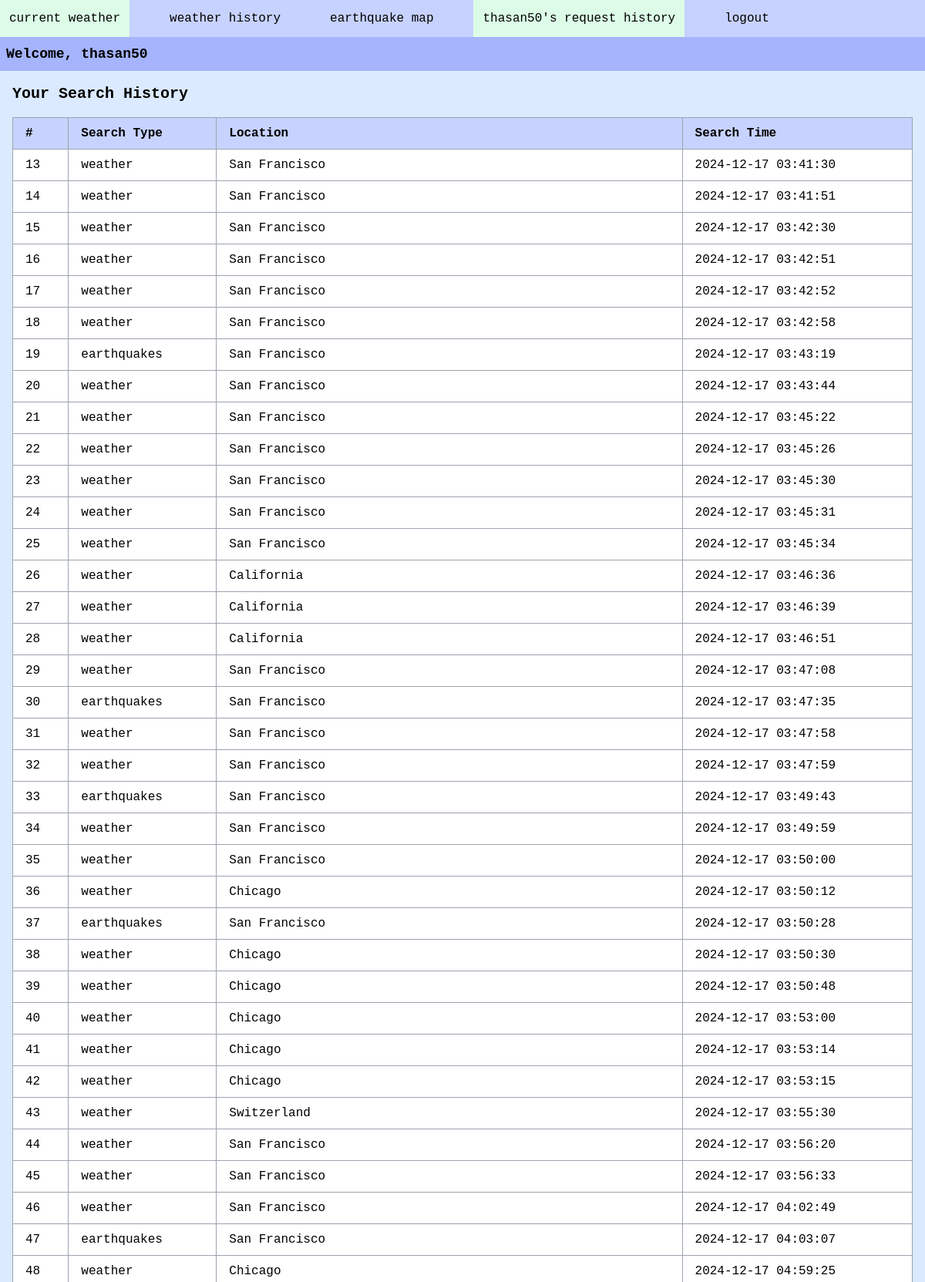
The app's page /user_history (signed in, upper part) with its own data.
### tables this page shows
CREATE TABLE users (user_id INTEGER PRIMARY KEY AUTOINCREMENT, username TEXT, password TEXT, created_at TEXT, last_login TEXT);

CREATE TABLE userHistory (history_id INTEGER PRIMARY KEY AUTOINCREMENT, user_id INTEGER, search_type TEXT, location_name TEXT, search_time TEXT);

### __init__.py (the view)
@app.route("/user_history")
def user_history():
    if 'username' not in session:
        return redirect("/login")
    print(db.getTableData("users", "username", session['username'])[0])
    history_data = db.getAllHistory(db.getTableData("users", "username", session['username'])[0])
    return render_template("user_history.html", username=session['username'], history=history_data)

### db.py (called while the page is built)
def getTableData(table, valueType, value):
    db = sqlite3.connect(DB_FILE, check_same_thread=False)
    c = db.cursor()
    c.execute("SELECT * FROM " + table + " WHERE " + valueType + " = ?", (value,))
    result = c.fetchone()
    db.close()
    if result:
        return result
    else:
        return -1

def getAllHistory(userID):
    db = sqlite3.connect(DB_FILE, check_same_thread=False)
    c = db.cursor()
    c.execute("SELECT * FROM userHistory WHERE user_id = ?", (userID,))
    result = c.fetchall()
    db.close()
    if result:
        return result
    else:
        return -1

### templates/user_history.html (shortened to what this page needs)
<!DOCTYPE html>
<html lang="en" dir="ltr">
  <head>
      <script src="https://cdn.tailwindcss.com"></script>
  </head>
  <body class="font-mono bg-blue-100">
    <ul class="flex bg-indigo-200 space-x-10 h-12 items-center">
        <li><a class="flex hover:bg-green-100 p-3" href="/">current weather</a></li>
        <li><a class="flex hover:bg-green-100 p-3" href="/history">weather history</a></li>
        <li><a class="flex hover:bg-green-100 p-3" href="/earthquake">earthquake map</a></li>
        <li><a class="bg-green-100 flex hover:bg-green-100 p-3" href="/user_history">{{ username }}'s request history</a></li>
        <li><a class="flex hover:bg-green-100 p-3" href="/logout">logout</a></li>
    </ul>
    <h1 class="p-2 bg-indigo-300 text-lg font-bold">Welcome, {{ username }}</h1>
    <div class="p-4">
      <h2 class="text-xl font-semibold mb-4">Your Search History</h2>
      {% if history %}
      <div class="overflow-x-auto">
        <table class="table-auto border-collapse border border-gray-400 w-full bg-white">
          <thead class="bg-indigo-200">
            <tr>
              <th class="border border-gray-400 px-4 py-2 text-left">#</th>
              <th class="border border-gray-400 px-4 py-2 text-left">Search Type</th>
              <th class="border border-gray-400 px-4 py-2 text-left">Location</th>
              <th class="border border-gray-400 px-4 py-2 text-left">Search Time</th>
            </tr>
          </thead>
          <tbody>
            {% for entry in history %}
            <tr class="hover:bg-gray-200">
              <td class="border border-gray-400 px-4 py-2">{{ entry[0] }}</td>
              <td class="border border-gray-400 px-4 py-2">{{ entry[2] }}</td>
              <td class="border border-gray-400 px-4 py-2">{{ entry[3] }}</td>
              <td class="border border-gray-400 px-4 py-2">{{ entry[4] }}</td>
            </tr>
            {% endfor %}
          </tbody>
        </table>
      </div>
      {% else %}
      <p class="p-3 bg-red-100 rounded-lg">No search history found.</p>
      {% endif %}
    </div>
  </body>
</html>

### records on screen
users: username "thasan50"
userHistory: history_id "13", search_type "weather", location_name "San Francisco", search_time "2024-12-17 03:41:30"
userHistory: history_id "14", search_type "weather", location_name "San Francisco", search_time "2024-12-17 03:41:51"
userHistory: history_id "15", search_type "weather", location_name "San Francisco", search_time "2024-12-17 03:42:30"
userHistory: history_id "16", search_type "weather", location_name "San Francisco", search_time "2024-12-17 03:42:51"
userHistory: history_id "17", search_type "weather", location_name "San Francisco", search_time "2024-12-17 03:42:52"
userHistory: history_id "18", search_type "weather", location_name "San Francisco", search_time "2024-12-17 03:42:58"
userHistory: history_id "19", search_type "earthquakes", location_name "San Francisco", search_time "2024-12-17 03:43:19"
userHistory: history_id "20", search_type "weather", location_name "San Francisco", search_time "2024-12-17 03:43:44"
userHistory: history_id "21", search_type "weather", location_name "San Francisco", search_time "2024-12-17 03:45:22"
userHistory: history_id "22", search_type "weather", location_name "San Francisco", search_time "2024-12-17 03:45:26"
userHistory: history_id "23", search_type "weather", location_name "San Francisco", search_time "2024-12-17 03:45:30"
userHistory: history_id "24", search_type "weather", location_name "San Francisco", search_time "2024-12-17 03:45:31"
userHistory: history_id "25", search_type "weather", location_name "San Francisco", search_time "2024-12-17 03:45:34"
userHistory: history_id "26", search_type "weather", location_name "California", search_time "2024-12-17 03:46:36"
userHistory: history_id "27", search_type "weather", location_name "California", search_time "2024-12-17 03:46:39"
userHistory: history_id "28", search_type "weather", location_name "California", search_time "2024-12-17 03:46:51"
userHistory: history_id "29", search_type "weather", location_name "San Francisco", search_time "2024-12-17 03:47:08"
userHistory: history_id "30", search_type "earthquakes", location_name "San Francisco", search_time "2024-12-17 03:47:35"
userHistory: history_id "31", search_type "weather", location_name "San Francisco", search_time "2024-12-17 03:47:58"
userHistory: history_id "32", search_type "weather", location_name "San Francisco", search_time "2024-12-17 03:47:59"
userHistory: history_id "33", search_type "earthquakes", location_name "San Francisco", search_time "2024-12-17 03:49:43"
userHistory: history_id "34", search_type "weather", location_name "San Francisco", search_time "2024-12-17 03:49:59"
userHistory: history_id "35", search_type "weather", location_name "San Francisco", search_time "2024-12-17 03:50:00"
userHistory: history_id "36", search_type "weather", location_name "Chicago", search_time "2024-12-17 03:50:12"
userHistory: history_id "37", search_type "earthquakes", location_name "San Francisco", search_time "2024-12-17 03:50:28"
userHistory: history_id "38", search_type "weather", location_name "Chicago", search_time "2024-12-17 03:50:30"
userHistory: history_id "39", search_type "weather", location_name "Chicago", search_time "2024-12-17 03:50:48"
userHistory: history_id "40", search_type "weather", location_name "Chicago", search_time "2024-12-17 03:53:00"
userHistory: history_id "41", search_type "weather", location_name "Chicago", search_time "2024-12-17 03:53:14"
userHistory: history_id "42", search_type "weather", location_name "Chicago", search_time "2024-12-17 03:53:15"
userHistory: history_id "43", search_type "weather", location_name "Switzerland", search_time "2024-12-17 03:55:30"
userHistory: history_id "44", search_type "weather", location_name "San Francisco", search_time "2024-12-17 03:56:20"
userHistory: history_id "45", search_type "weather", location_name "San Francisco", search_time "2024-12-17 03:56:33"
userHistory: history_id "46", search_type "weather", location_name "San Francisco", search_time "2024-12-17 04:02:49"
userHistory: history_id "47", search_type "earthquakes", location_name "San Francisco", search_time "2024-12-17 04:03:07"
userHistory: history_id "48", search_type "weather", location_name "Chicago", search_time "2024-12-17 04:59:25"
